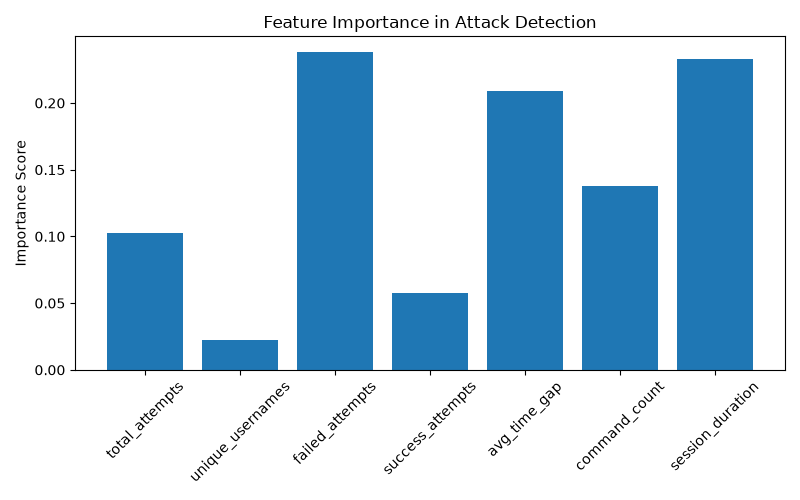

Write the Python code that produced this figure.
import pandas as pd
import matplotlib.pyplot as plt
from sklearn.ensemble import RandomForestClassifier

# Load dataset
data = pd.read_csv("honeypot_features.csv")

# Clean labels
data['attack_label'] = (
    data['attack_label']
    .astype(str)
    .str.strip()
    .str.lower()
)

# Convert labels
data['attack_label'] = data['attack_label'].map({
    'interactive': 0,
    'brute_force': 1
})

# Features
feature_cols = [
    'total_attempts',
    'unique_usernames',
    'failed_attempts',
    'success_attempts',
    'avg_time_gap',
    'command_count',
    'session_duration'
]

X = data[feature_cols]
y = data['attack_label']

# Train model
model = RandomForestClassifier(
    n_estimators=300,
    max_depth=10,
    random_state=42
)

model.fit(X, y)

# Feature importance
importance = model.feature_importances_

# Plot
plt.figure(figsize=(8, 5))
plt.bar(feature_cols, importance)
plt.xticks(rotation=45)
plt.ylabel("Importance Score")
plt.title("Feature Importance in Attack Detection")
plt.tight_layout()

plt.savefig("feature_importance.png")
plt.show()

print("Graph saved as feature_importance.png")
